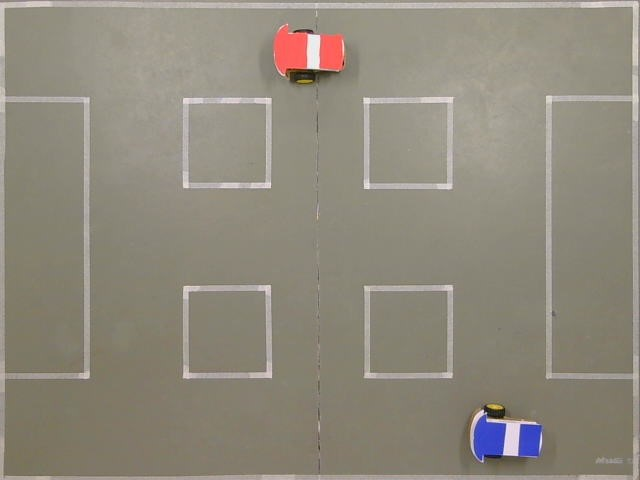
#> input picture test.jpg, 640 x 480 px
$ python MapeamentoFoto.py
#> lines starting #> are read from the running program, lines starting #| are printed output that depends on the picture; after the words box and inside, x2 and y2 are one past the last pixel; in counts of white or black regions, pixels touching at a corner belong together
import cv2
import numpy as np

# Carregar a imagem
image = cv2.imread('test.jpg')
#> image is the input picture: shape (480, 640, 3); mean B, G, R 124.6, 138, 143.8

# Definir o tamanho dos quadrados e as letras para cada coluna
square_width = 91
square_height = 95
columns = ['A', 'B', 'C', 'D', 'E', 'F', 'G']
rows = range(1, 5)

# Definir a função para converter coordenadas (x, y) em nome de região
def coordenadas_para_regiao(x, y):
    coluna = columns[x // square_width]
    linha = rows[y // square_height]
    return f"Região {coluna}{linha}"

# Função para detectar a cor azul na imagem
def detectar_azul(image):
    # Converter a imagem para o espaço de cores HSV
    hsv = cv2.cvtColor(image, cv2.COLOR_BGR2HSV)
#> hsv: shape (480, 640, 3); mean H, S, V 23.5, 36.7, 144.5
    h = 105
    tolerance = 10
    #blue_mask1 = np.array([90, 50, 50])
    #blue_mask2 = np.array([130, 255, 255])
    blue_mask1 = np.array([0, 50, 50])
    blue_mask2 = np.array([10, 255, 255])

    # Criar uma máscara para a cor azul
    mask = cv2.inRange(hsv, blue_mask1,blue_mask2)
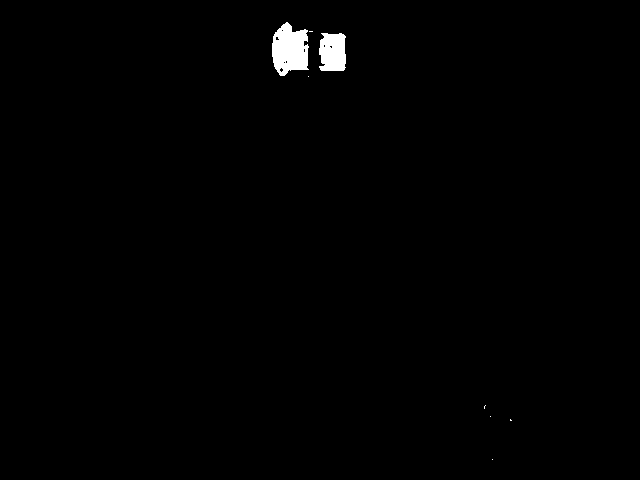
#> mask: shape (480, 640); 0.78% white; 8 white regions (6 under 20 px), largest, box (x1, y1, x2, y2) and area: (272, 22, 309, 76) 1463, (319, 33, 346, 71) 913

    return mask

# Detectar a cor azul na imagem
blue_mask = detectar_azul(image)

# Percorrer cada quadrado
for y in range(0, image.shape[0], square_height):
    for x in range(0, image.shape[1], square_width):
        # Extrair a região do quadrado
        quadrado = image[y:y+square_height, x:x+square_width]

        # Verificar se há um pixel branco na região do quadrado
        has_white_pixel = cv2.countNonZero(cv2.cvtColor(quadrado, cv2.COLOR_BGR2GRAY)) > 0

        # Se houver um pixel branco, determinar e imprimir a região
        if has_white_pixel:
            # Verificar se o quadrado está na região azul
            if cv2.countNonZero(blue_mask[y:y+square_height, x:x+square_width]) > 0:
#> (the run stopped early here; a loop or call above may not have finished)

$ run again, with LocalCarrinhos1.PNG saved as test.jpg
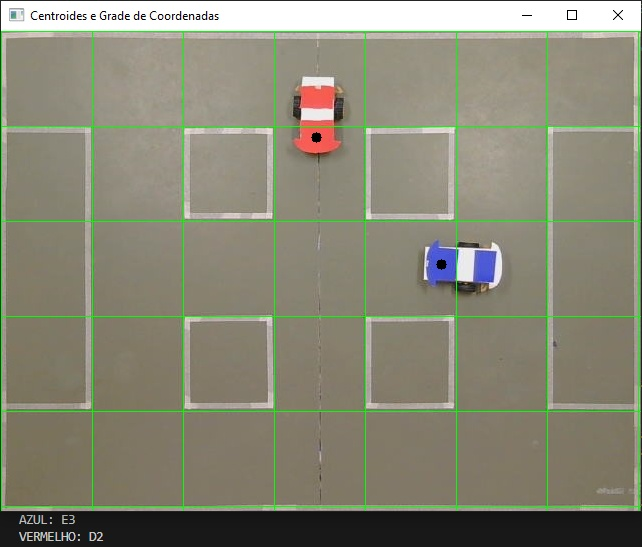
#> input picture LocalCarrinhos1.PNG, 642 x 547 px
#> image is the input picture: shape (547, 642, 3); mean B, G, R 117.2, 135.2, 136
#> hsv: shape (547, 642, 3); mean H, S, V 25.2, 44.3, 141.6
#> in detectar_azul, `mask = cv2.inRange(hsv, blue_mask1,blue_mask2)`:
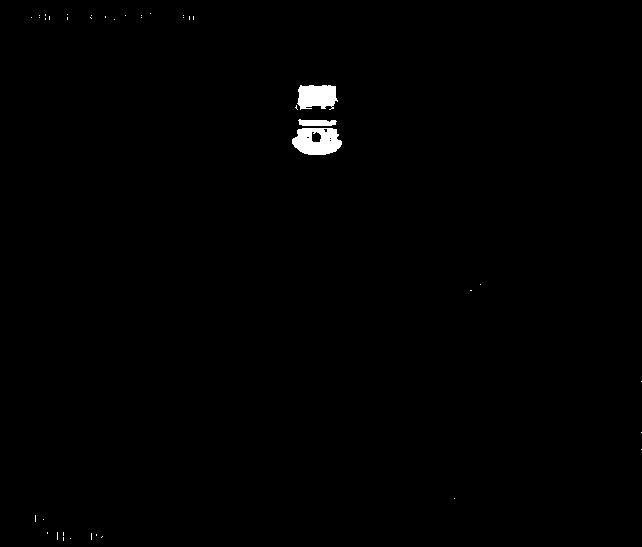
#> mask: shape (547, 642); 0.61% white; 40 white regions (37 under 20 px), largest, box (x1, y1, x2, y2) and area: (292, 128, 342, 155) 1016, (297, 85, 338, 110) 816, (298, 119, 337, 126) 214

$ run again, with LocalCarrinhos2.PNG saved as test.jpg
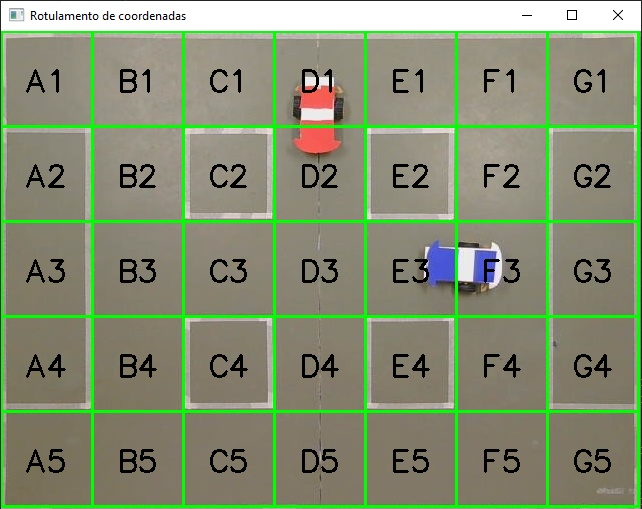
#> input picture LocalCarrinhos2.PNG, 642 x 509 px
#> image is the input picture: shape (509, 642, 3); mean B, G, R 114.5, 143.4, 132.9
#> hsv: shape (509, 642, 3); mean H, S, V 27.9, 63.1, 149.6
#> in detectar_azul, `mask = cv2.inRange(hsv, blue_mask1,blue_mask2)`:
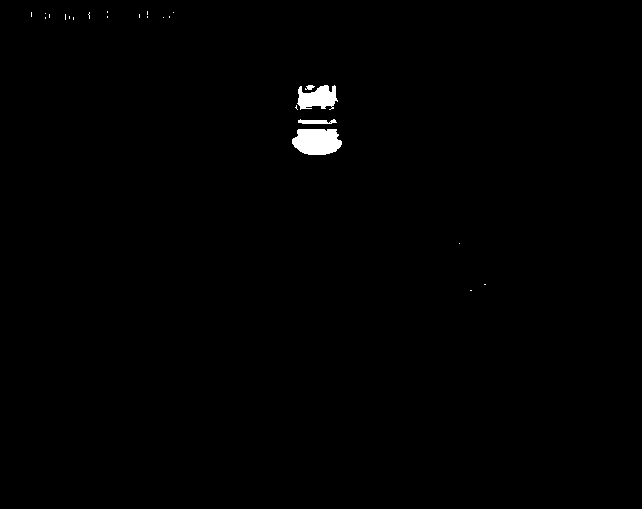
#> mask: shape (509, 642); 0.61% white; 24 white regions (20 under 20 px), largest, box (x1, y1, x2, y2) and area: (292, 129, 342, 155) 1067, (297, 85, 338, 110) 691, (298, 119, 337, 124) 139, (305, 85, 315, 90) 33
